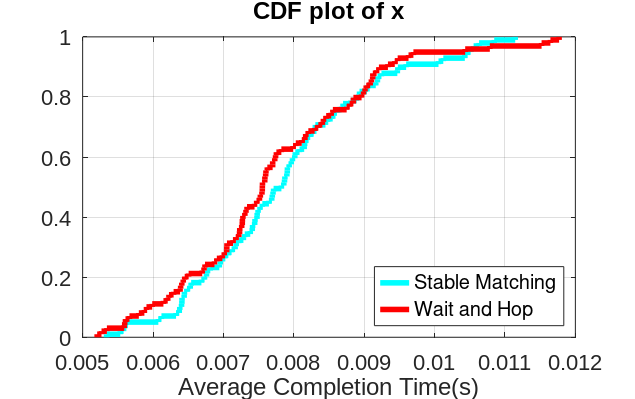

Write MATLAB code to recreate this figure.
d1 = dlmread('sm_average_times.txt',' ');
d2 = dlmread('wh_average_times.txt',' ');
d1(:,length(d1))=[]
d2(:,length(d2))=[]

lw = 4.0;
ms = 10;
fs = 16;

legendkey = {'Stable Matching','Wait and Hop'};
figure;
title('Compare average completion time');
[h1, stat1] = cdfplot(d1);

set(h1, 'LineStyle','-','color','c','LineWidth',lw);
hold on;

[h2,stat2] = cdfplot(d2);
set(h2,'LineStyle','-','color','r','LineWidth',lw);

hold off;

xlabel('Average Completion Time(s)','FontSize', fs, 'FontName', 'Arial');
ylabel('');
legend(legendkey,'Location','SouthEast');
set(gcf,'position',[100 100 636 400]);
set(gca, 'FontSize', fs, 'FontName', 'Arial','YGrid','on');

set(gcf,'PaperPositionMode','auto');
%print('-r0','-depsc', strcat(filename, '.eps'));

clear;